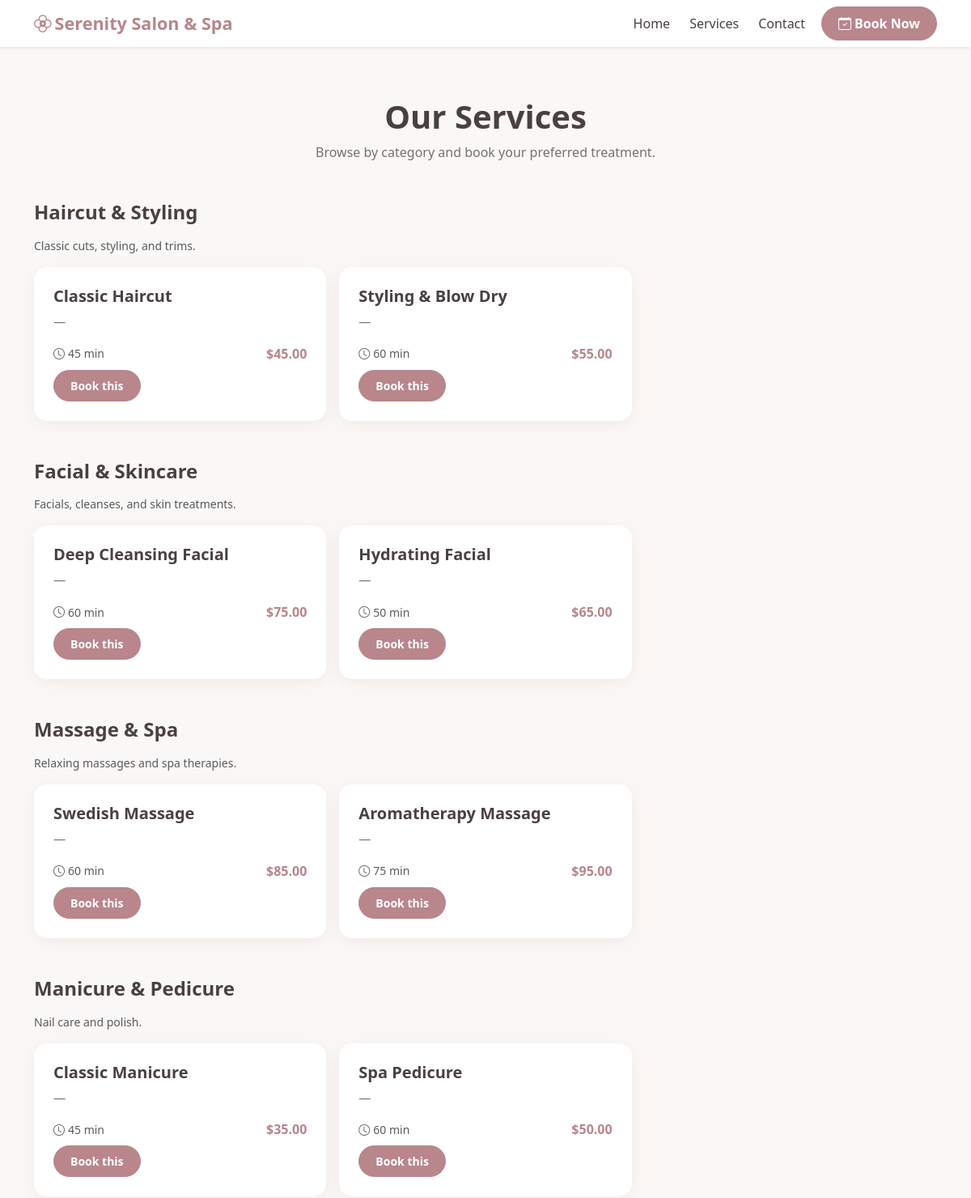
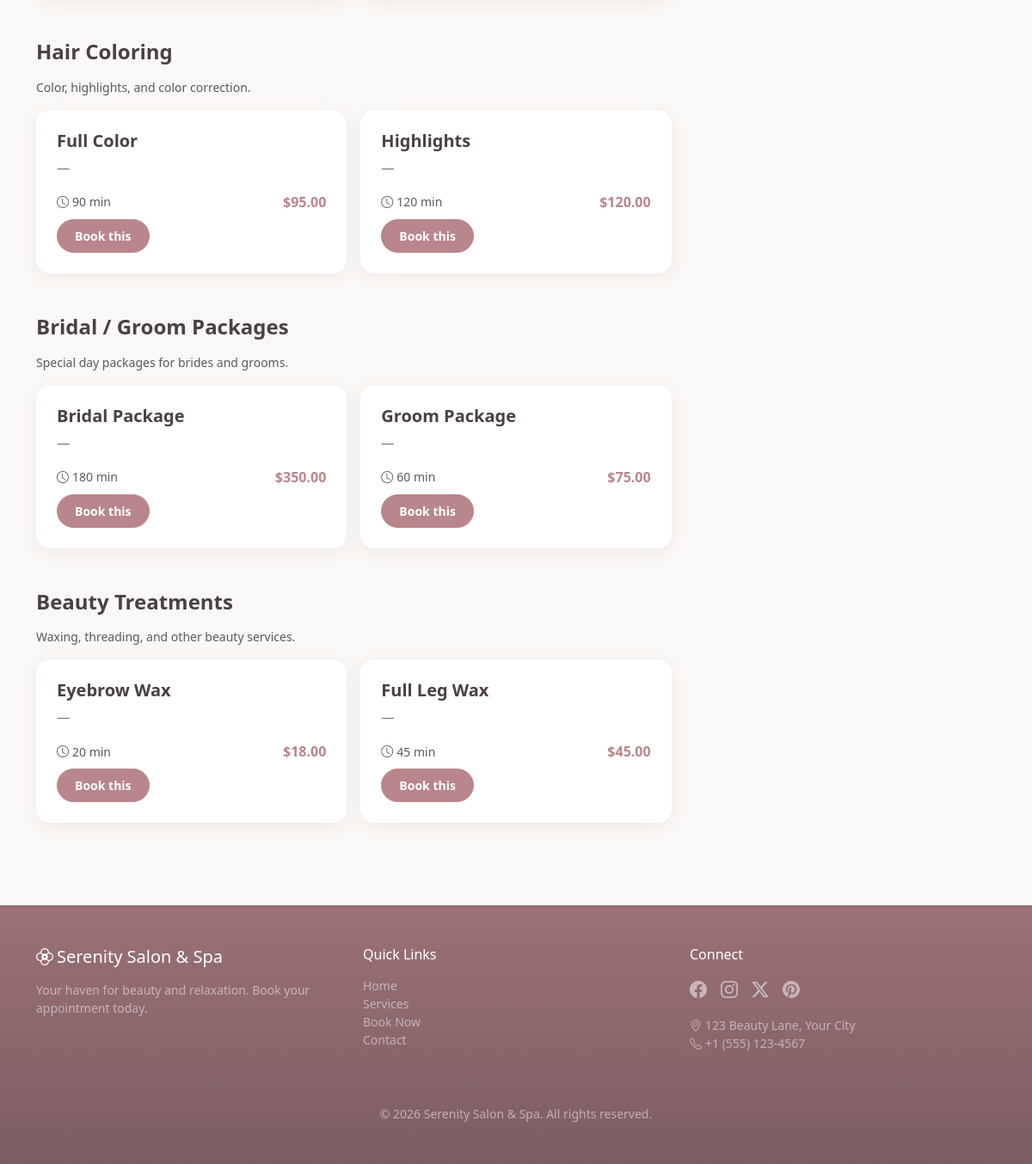
Page /services/ on the committed database (2 pictures, top to bottom).
### services/models.py (models this page shows, shortened)
class ServiceCategory(models.Model):
    name = models.CharField(max_length=100)
    slug = models.SlugField(max_length=100, unique=True)
    description = models.TextField(blank=True)
    icon = models.CharField(max_length=50, blank=True, help_text='Bootstrap icon class or emoji')
    order = models.PositiveIntegerField(default=0, help_text='Display order on homepage')
    class Meta:
        verbose_name_plural = 'Service categories'
        ordering = ['order', 'name']

class Service(models.Model):
    category = models.ForeignKey(
        ServiceCategory,
        on_delete=models.CASCADE,
        related_name='services'
    )
    name = models.CharField(max_length=150)
    slug = models.SlugField(max_length=150)
    description = models.TextField(blank=True)
    duration_minutes = models.PositiveIntegerField(
        default=60,
        help_text='Approximate duration in minutes'
    )
    price = models.DecimalField(
        max_digits=8,
        decimal_places=2,
        null=True,
        blank=True,
        help_text='Optional price display'
    )
    is_active = models.BooleanField(default=True)
    order = models.PositiveIntegerField(default=0)
    class Meta:
        ordering = ['category', 'order', 'name']
        unique_together = [['category', 'slug']]

### services/views.py (the view)
# urls.py: path('', views.category_list_view, name='category_list'),
def category_list_view(request):
    categories = ServiceCategory.objects.prefetch_related('services').order_by('order', 'name')
    return render(request, 'services/category_list.html', {
        'categories': categories,
        'page_title': 'Our Services',
    })

### templates/services/category_list.html
{% extends "base.html" %}
{% block content %}
<section class="py-5">
  <div class="container">
    <h1 class="section-title text-center mb-2">Our Services</h1>
    <p class="section-subtitle text-center mb-5">Browse by category and book your preferred treatment.</p>
    {% for category in categories %}
    <div class="mb-5" id="{{ category.slug }}">
      <h2 class="h4 fw-semibold mb-3">{{ category.name }}</h2>
      {% if category.description %}
        <p class="text-muted small mb-3">{{ category.description }}</p>
      {% endif %}
      <div class="row g-3">
        {% for service in category.services.all %}
          {% if service.is_active %}
          <div class="col-md-6 col-lg-4">
            <div class="card card-service h-100">
              <div class="card-body">
                <h5 class="card-title">{{ service.name }}</h5>
                <p class="card-text small">{{ service.description|truncatewords:20|default:"—" }}</p>
                <div class="d-flex justify-content-between align-items-center">
                  {% if service.duration_minutes %}
                    <span class="text-muted small"><i class="bi bi-clock me-1"></i>{{ service.duration_minutes }} min</span>
                  {% endif %}
                  {% if service.price %}
                    <span class="fw-semibold text-primary-accent">${{ service.price }}</span>
                  {% endif %}
                </div>
                <a href="{% url 'booking:book' %}?service={{ service.id }}" class="btn btn-primary-accent btn-sm mt-2">Book this</a>
              </div>
            </div>
          </div>
          {% endif %}
        {% endfor %}
      </div>
    </div>
    {% empty %}
    <p class="text-center text-muted">No services added yet. Check back soon.</p>
    {% endfor %}
  </div>
</section>
{% endblock %}

### static/css/style.css (style rules this page uses)
:root { --primary-accent: #b8868b; --primary-accent-dark: #9a7176; --secondary-pastel: #e8d5d8; --bg-cream: #faf8f6; --bg-light: #f5f0ee; --text-dark: #4a4042; --text-muted: #7a6d6f; --luxury-gold: #c9a86c; --white: #ffffff; --shadow-soft: 0 4px 20px rgba(184, 134, 139, 0.12); --shadow-hover: 0 8px 30px rgba(184, 134, 139, 0.18); --navbar-height: 72px; }
body { font-family: "Segoe UI", system-ui, -apple-system, sans-serif; color: var(--text-dark); background-color: var(--bg-cream); }
.btn-book, .btn-primary-accent { background-color: var(--primary-accent); border-color: var(--primary-accent); color: var(--white) !important; font-weight: 600; padding: 0.5rem 1.25rem; border-radius: 2rem; transition: background-color 0.2s, transform 0.2s, box-shadow 0.2s; }
.card-service { border: none; border-radius: 1rem; box-shadow: var(--shadow-soft); transition: transform 0.25s ease, box-shadow 0.25s ease; height: 100%; overflow: hidden; background: var(--white); }
.card-service .card-body { padding: 1.5rem; }
.card-service .card-title { color: var(--text-dark); font-weight: 600; }
.card-service .card-text { color: var(--text-muted); font-size: 0.95rem; }
.section-title { color: var(--text-dark); font-weight: 700; margin-bottom: 0.5rem; }
.section-subtitle { color: var(--text-muted); font-size: 1rem; }
.text-primary-accent { color: var(--primary-accent) !important; }

### rows in the picture
ServiceCategory: name "Haircut & Styling", description "Classic cuts, styling, and trims."
Service: name "Classic Haircut", description "—", duration_minutes "45", price "45.00"
Service: name "Styling & Blow Dry", description "—", duration_minutes "60", price "55.00"
ServiceCategory: name "Facial & Skincare", description "Facials, cleanses, and skin treatments."
Service: name "Deep Cleansing Facial", description "—", duration_minutes "60", price "75.00"
Service: name "Hydrating Facial", description "—", duration_minutes "50", price "65.00"
ServiceCategory: name "Massage & Spa", description "Relaxing massages and spa therapies."
Service: name "Swedish Massage", description "—", duration_minutes "60", price "85.00"
Service: name "Aromatherapy Massage", description "—", duration_minutes "75", price "95.00"
ServiceCategory: name "Manicure & Pedicure", description "Nail care and polish."
Service: name "Classic Manicure", description "—", duration_minutes "45", price "35.00"
Service: name "Spa Pedicure", description "—", duration_minutes "60", price "50.00"
ServiceCategory: name "Hair Coloring", description "Color, highlights, and color correction."
Service: name "Full Color", description "—", duration_minutes "90", price "95.00"
Service: name "Highlights", description "—", duration_minutes "120", price "120.00"
ServiceCategory: name "Bridal / Groom Packages", description "Special day packages for brides and grooms."
Service: name "Bridal Package", description "—", duration_minutes "180", price "350.00"
Service: name "Groom Package", description "—", duration_minutes "60", price "75.00"
ServiceCategory: name "Beauty Treatments", description "Waxing, threading, and other beauty services."
Service: name "Eyebrow Wax", description "—", duration_minutes "20", price "18.00"
Service: name "Full Leg Wax", description "—", duration_minutes "45", price "45.00"
